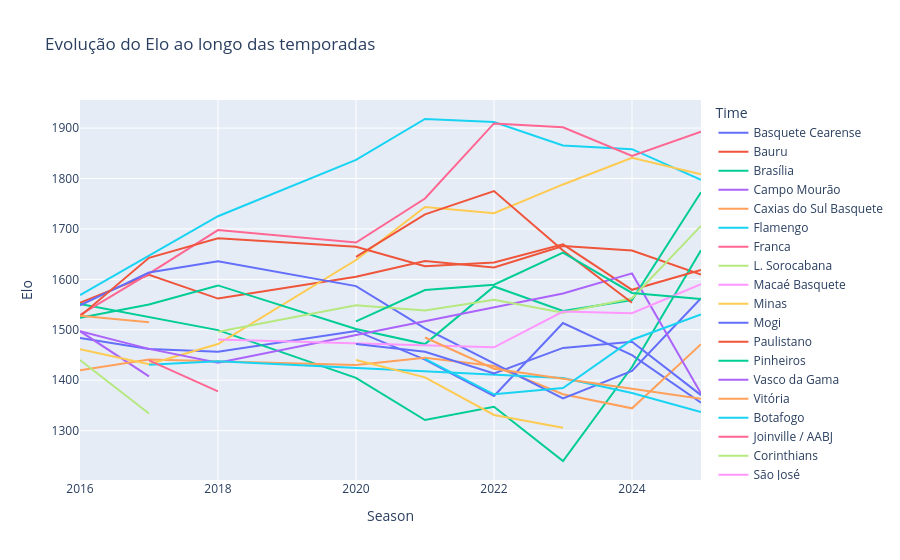

The code cell stored with this chart in its notebook:
### Code cell
eloXtempo = df_elo.groupby(['Season', 'Time'])['Elo'].mean().reset_index()  # Agrupa o DataFrame por temporada e time, mantendo o elo correspondente

plot = px.line(eloXtempo, x='Season', y='Elo', color='Time', title='Evolução do Elo ao longo das temporadas')  # Cria um gráfico de linha para visualizar a evolução do elo ao longo das temporadas
plot.show()

### Figure 1 — Plotly figure (JSON) as saved in the notebook; plotly's stock layout.template omitted (floating-point values rounded to 4 significant figures)
{"data": [{"hovertemplate": "Time=Basquete Cearense<br>Season=%{x}<br>Elo=%{y}<extra></extra>", "legendgroup": "Basquete Cearense", "line": {"color": "#636efa", "dash": "solid"}, "marker": {"symbol": "circle"}, "mode": "lines", "name": "Basquete Cearense", "orientation": "v", "showlegend": true, "type": "scatter", "x": [2016, 2017, 2018, 2020, 2021, 2022, 2023, 2024, 2025], "xaxis": "x", "y": [1484.0, 1462.0, 1456.0, 1498.0, 1441.0, 1369.0, 1513.0, 1450.0, 1355.0], "yaxis": "y"}, {"hovertemplate": "Time=Bauru<br>Season=%{x}<br>Elo=%{y}<extra></extra>", "legendgroup": "Bauru", "line": {"color": "#EF553B", "dash": "solid"}, "marker": {"symbol": "circle"}, "mode": "lines", "name": "Bauru", "orientation": "v", "showlegend": true, "type": "scatter", "x": [2016, 2017, 2018, 2020, 2021, 2022, 2023, 2024, 2025], "xaxis": "x", "y": [1553.0, 1609.0, 1562.0, 1605.0, 1636.0, 1624.0, 1666.0, 1657.0, 1610.0], "yaxis": "y"}, {"hovertemplate": "Time=Brasília<br>Season=%{x}<br>Elo=%{y}<extra></extra>", "legendgroup": "Brasília", "line": {"color": "#00cc96", "dash": "solid"}, "marker": {"symbol": "circle"}, "mode": "lines", "name": "Brasília", "orientation": "v", "showlegend": true, "type": "scatter", "x": [2016, 2018, 2020, 2021, 2022, 2023, 2024, 2025], "xaxis": "x", "y": [1551.0, 1499.0, 1405.0, 1321.0, 1347.0, 1240.0, 1426.0, 1658.0], "yaxis": "y"}, {"hovertemplate": "Time=Campo Mourão<br>Season=%{x}<br>Elo=%{y}<extra></extra>", "legendgroup": "Campo Mourão", "line": {"color": "#ab63fa", "dash": "solid"}, "marker": {"symbol": "circle"}, "mode": "lines", "name": "Campo Mourão", "orientation": "v", "showlegend": true, "type": "scatter", "x": [2016, 2017], "xaxis": "x", "y": [1497.0, 1408.0], "yaxis": "y"}, {"hovertemplate": "Time=Caxias do Sul Basquete<br>Season=%{x}<br>Elo=%{y}<extra></extra>", "legendgroup": "Caxias do Sul Basquete", "line": {"color": "#FFA15A", "dash": "solid"}, "marker": {"symbol": "circle"}, "mode": "lines", "name": "Caxias do Sul Basquete", "orientation": "v", "showlegend": true, "type": "scatter", "x": [2016, 2017, 2020, 2021, 2022, 2023, 2024, 2025], "xaxis": "x", "y": [1420.0, 1441.0, 1430.0, 1445.0, 1428.0, 1372.0, 1344.0, 1471.0], "yaxis": "y"}, {"hovertemplate": "Time=Flamengo<br>Season=%{x}<br>Elo=%{y}<extra></extra>", "legendgroup": "Flamengo", "line": {"color": "#19d3f3", "dash": "solid"}, "marker": {"symbol": "circle"}, "mode": "lines", "name": "Flamengo", "orientation": "v", "showlegend": true, "type": "scatter", "x": [2016, 2017, 2018, 2020, 2021, 2022, 2023, 2024, 2025], "xaxis": "x", "y": [1569.0, 1647.0, 1725.0, 1837.0, 1918.0, 1912.0, 1865.0, 1858.0, 1797.0], "yaxis": "y"}, {"hovertemplate": "Time=Franca<br>Season=%{x}<br>Elo=%{y}<extra></extra>", "legendgroup": "Franca", "line": {"color": "#FF6692", "dash": "solid"}, "marker": {"symbol": "circle"}, "mode": "lines", "name": "Franca", "orientation": "v", "showlegend": true, "type": "scatter", "x": [2016, 2017, 2018, 2020, 2021, 2022, 2023, 2024, 2025], "xaxis": "x", "y": [1530.0, 1611.0, 1698.0, 1673.0, 1760.0, 1909.0, 1902.0, 1845.0, 1893.0], "yaxis": "y"}, {"hovertemplate": "Time=L. Sorocabana<br>Season=%{x}<br>Elo=%{y}<extra></extra>", "legendgroup": "L. Sorocabana", "line": {"color": "#B6E880", "dash": "solid"}, "marker": {"symbol": "circle"}, "mode": "lines", "name": "L. Sorocabana", "orientation": "v", "showlegend": true, "type": "scatter", "x": [2016, 2017], "xaxis": "x", "y": [1440.0, 1334.0], "yaxis": "y"}, {"hovertemplate": "Time=Macaé Basquete<br>Season=%{x}<br>Elo=%{y}<extra></extra>", "legendgroup": "Macaé Basquete", "line": {"color": "#FF97FF", "dash": "solid"}, "marker": {"symbol": "circle"}, "mode": "lines", "name": "Macaé Basquete", "orientation": "v", "showlegend": true, "type": "scatter", "x": [2016], "xaxis": "x", "y": [1432.0], "yaxis": "y"}, {"hovertemplate": "Time=Minas<br>Season=%{x}<br>Elo=%{y}<extra></extra>", "legendgroup": "Minas", "line": {"color": "#FECB52", "dash": "solid"}, "marker": {"symbol": "circle"}, "mode": "lines", "name": "Minas", "orientation": "v", "showlegend": true, "type": "scatter", "x": [2016, 2017, 2018, 2020, 2021, 2022, 2023, 2024, 2025], "xaxis": "x", "y": [1462.0, 1432.0, 1472.0, 1638.0, 1744.0, 1731.0, 1788.0, 1841.0, 1808.0], "yaxis": "y"}, {"hovertemplate": "Time=Mogi<br>Season=%{x}<br>Elo=%{y}<extra></extra>", "legendgroup": "Mogi", "line": {"color": "#636efa", "dash": "solid"}, "marker": {"symbol": "circle"}, "mode": "lines", "name": "Mogi", "orientation": "v", "showlegend": true, "type": "scatter", "x": [2016, 2017, 2018, 2020, 2021, 2023, 2024, 2025], "xaxis": "x", "y": [1549.0, 1613.0, 1636.0, 1587.0, 1503.0, 1364.0, 1419.0, 1562.0], "yaxis": "y"}, {"hovertemplate": "Time=Paulistano<br>Season=%{x}<br>Elo=%{y}<extra></extra>", "legendgroup": "Paulistano", "line": {"color": "#EF553B", "dash": "solid"}, "marker": {"symbol": "circle"}, "mode": "lines", "name": "Paulistano", "orientation": "v", "showlegend": true, "type": "scatter", "x": [2016, 2017, 2018, 2020, 2021, 2022, 2023, 2024, 2025], "xaxis": "x", "y": [1527.0, 1643.0, 1681.0, 1665.0, 1626.0, 1634.0, 1669.0, 1579.0, 1618.0], "yaxis": "y"}, {"hovertemplate": "Time=Pinheiros<br>Season=%{x}<br>Elo=%{y}<extra></extra>", "legendgroup": "Pinheiros", "line": {"color": "#00cc96", "dash": "solid"}, "marker": {"symbol": "circle"}, "mode": "lines", "name": "Pinheiros", "orientation": "v", "showlegend": true, "type": "scatter", "x": [2016, 2017, 2018, 2020, 2021, 2022, 2023, 2024, 2025], "xaxis": "x", "y": [1524.0, 1550.0, 1588.0, 1502.0, 1472.0, 1586.0, 1537.0, 1559.0, 1773.0], "yaxis": "y"}, {"hovertemplate": "Time=Vasco da Gama<br>Season=%{x}<br>Elo=%{y}<extra></extra>", "legendgroup": "Vasco da Gama", "line": {"color": "#ab63fa", "dash": "solid"}, "marker": {"symbol": "circle"}, "mode": "lines", "name": "Vasco da Gama", "orientation": "v", "showlegend": true, "type": "scatter", "x": [2016, 2017, 2018, 2023, 2024, 2025], "xaxis": "x", "y": [1497.0, 1462.0, 1435.0, 1572.0, 1612.0, 1374.0], "yaxis": "y"}, {"hovertemplate": "Time=Vitória<br>Season=%{x}<br>Elo=%{y}<extra></extra>", "legendgroup": "Vitória", "line": {"color": "#FFA15A", "dash": "solid"}, "marker": {"symbol": "circle"}, "mode": "lines", "name": "Vitória", "orientation": "v", "showlegend": true, "type": "scatter", "x": [2016, 2017], "xaxis": "x", "y": [1528.0, 1515.0], "yaxis": "y"}, {"hovertemplate": "Time=Botafogo<br>Season=%{x}<br>Elo=%{y}<extra></extra>", "legendgroup": "Botafogo", "line": {"color": "#19d3f3", "dash": "solid"}, "marker": {"symbol": "circle"}, "mode": "lines", "name": "Botafogo", "orientation": "v", "showlegend": true, "type": "scatter", "x": [2017, 2018, 2023, 2024, 2025], "xaxis": "x", "y": [1431.0, 1438.0, 1404.0, 1375.0, 1337.0], "yaxis": "y"}, {"hovertemplate": "Time=Joinville / AABJ<br>Season=%{x}<br>Elo=%{y}<extra></extra>", "legendgroup": "Joinville / AABJ", "line": {"color": "#FF6692", "dash": "solid"}, "marker": {"symbol": "circle"}, "mode": "lines", "name": "Joinville / AABJ", "orientation": "v", "showlegend": true, "type": "scatter", "x": [2017, 2018], "xaxis": "x", "y": [1439.0, 1378.0], "yaxis": "y"}, {"hovertemplate": "Time=Corinthians<br>Season=%{x}<br>Elo=%{y}<extra></extra>", "legendgroup": "Corinthians", "line": {"color": "#B6E880", "dash": "solid"}, "marker": {"symbol": "circle"}, "mode": "lines", "name": "Corinthians", "orientation": "v", "showlegend": true, "type": "scatter", "x": [2018, 2020, 2021, 2022, 2023, 2024, 2025], "xaxis": "x", "y": [1496.0, 1549.0, 1538.0, 1560.0, 1534.0, 1563.0, 1706.0], "yaxis": "y"}, {"hovertemplate": "Time=São José<br>Season=%{x}<br>Elo=%{y}<extra></extra>", "legendgroup": "São José", "line": {"color": "#FF97FF", "dash": "solid"}, "marker": {"symbol": "circle"}, "mode": "lines", "name": "São José", "orientation": "v", "showlegend": true, "type": "scatter", "x": [2018, 2022, 2023, 2024, 2025], "xaxis": "x", "y": [1481.0, 1465.0, 1536.0, 1533.0, 1590.0], "yaxis": "y"}, {"hovertemplate": "Time=Cerrado Basquete<br>Season=%{x}<br>Elo=%{y}<extra></extra>", "legendgroup": "Cerrado Basquete", "line": {"color": "#FECB52", "dash": "solid"}, "marker": {"symbol": "circle"}, "mode": "lines", "name": "Cerrado Basquete", "orientation": "v", "showlegend": true, "type": "scatter", "x": [2020, 2021, 2022, 2023], "xaxis": "x", "y": [1440.0, 1406.0, 1331.0, 1306.0], "yaxis": "y"}, {"hovertemplate": "Time=Pato Basquete<br>Season=%{x}<br>Elo=%{y}<extra></extra>", "legendgroup": "Pato Basquete", "line": {"color": "#636efa", "dash": "solid"}, "marker": {"symbol": "circle"}, "mode": "lines", "name": "Pato Basquete", "orientation": "v", "showlegend": true, "type": "scatter", "x": [2020, 2021, 2022, 2023, 2024, 2025], "xaxis": "x", "y": [1472.0, 1456.0, 1414.0, 1464.0, 1476.0, 1371.0], "yaxis": "y"}, {"hovertemplate": "Time=São Paulo<br>Season=%{x}<br>Elo=%{y}<extra></extra>", "legendgroup": "São Paulo", "line": {"color": "#EF553B", "dash": "solid"}, "marker": {"symbol": "circle"}, "mode": "lines", "name": "São Paulo", "orientation": "v", "showlegend": true, "type": "scatter", "x": [2020, 2021, 2022, 2023, 2024], "xaxis": "x", "y": [1645.0, 1729.0, 1775.0, 1657.0, 1554.0], "yaxis": "y"}, {"hovertemplate": "Time=UNIFACISA<br>Season=%{x}<br>Elo=%{y}<extra></extra>", "legendgroup": "UNIFACISA", "line": {"color": "#00cc96", "dash": "solid"}, "marker": {"symbol": "circle"}, "mode": "lines", "name": "UNIFACISA", "orientation": "v", "showlegend": true, "type": "scatter", "x": [2020, 2021, 2022, 2023, 2024, 2025], "xaxis": "x", "y": [1517.0, 1579.0, 1589.0, 1653.0, 1573.0, 1561.0], "yaxis": "y"}, {"hovertemplate": "Time=VipTech CMB<br>Season=%{x}<br>Elo=%{y}<extra></extra>", "legendgroup": "VipTech CMB", "line": {"color": "#ab63fa", "dash": "solid"}, "marker": {"symbol": "circle"}, "mode": "lines", "name": "VipTech CMB", "orientation": "v", "showlegend": true, "type": "scatter", "x": [2020], "xaxis": "x", "y": [1425.0], "yaxis": "y"}, {"hovertemplate": "Time=Rio Claro<br>Season=%{x}<br>Elo=%{y}<extra></extra>", "legendgroup": "Rio Claro", "line": {"color": "#FFA15A", "dash": "solid"}, "marker": {"symbol": "circle"}, "mode": "lines", "name": "Rio Claro", "orientation": "v", "showlegend": true, "type": "scatter", "x": [2021, 2022, 2025], "xaxis": "x", "y": [1485.0, 1423.0, 1364.0], "yaxis": "y"}, {"hovertemplate": "Time=União Corinthians<br>Season=%{x}<br>Elo=%{y}<extra></extra>", "legendgroup": "União Corinthians", "line": {"color": "#19d3f3", "dash": "solid"}, "marker": {"symbol": "circle"}, "mode": "lines", "name": "União Corinthians", "orientation": "v", "showlegend": true, "type": "scatter", "x": [2021, 2022, 2023, 2024, 2025], "xaxis": "x", "y": [1442.0, 1372.0, 1384.0, 1480.0, 1530.0], "yaxis": "y"}, {"hovertemplate": "Time=Basket Osasco<br>Season=%{x}<br>Elo=%{y}<extra></extra>", "legendgroup": "Basket Osasco", "line": {"color": "#FF6692", "dash": "solid"}, "marker": {"symbol": "circle"}, "mode": "lines", "name": "Basket Osasco", "orientation": "v", "showlegend": true, "type": "scatter", "x": [2025], "xaxis": "x", "y": [1346.0], "yaxis": "y"}, {"hovertemplate": "Time=Cruzeiro<br>Season=%{x}<br>Elo=%{y}<extra></extra>", "legendgroup": "Cruzeiro", "line": {"color": "#B6E880", "dash": "solid"}, "marker": {"symbol": "circle"}, "mode": "lines", "name": "Cruzeiro", "orientation": "v", "showlegend": true, "type": "scatter", "x": [2025], "xaxis": "x", "y": [1428.0], "yaxis": "y"}], "layout": {"legend": {"title": {"text": "Time"}, "tracegroupgap": 0}, "title": {"text": "Evolução do Elo ao longo das temporadas"}, "xaxis": {"anchor": "y", "domain": [0, 1], "title": {"text": "Season"}}, "yaxis": {"anchor": "x", "domain": [0, 1], "title": {"text": "Elo"}}}}
